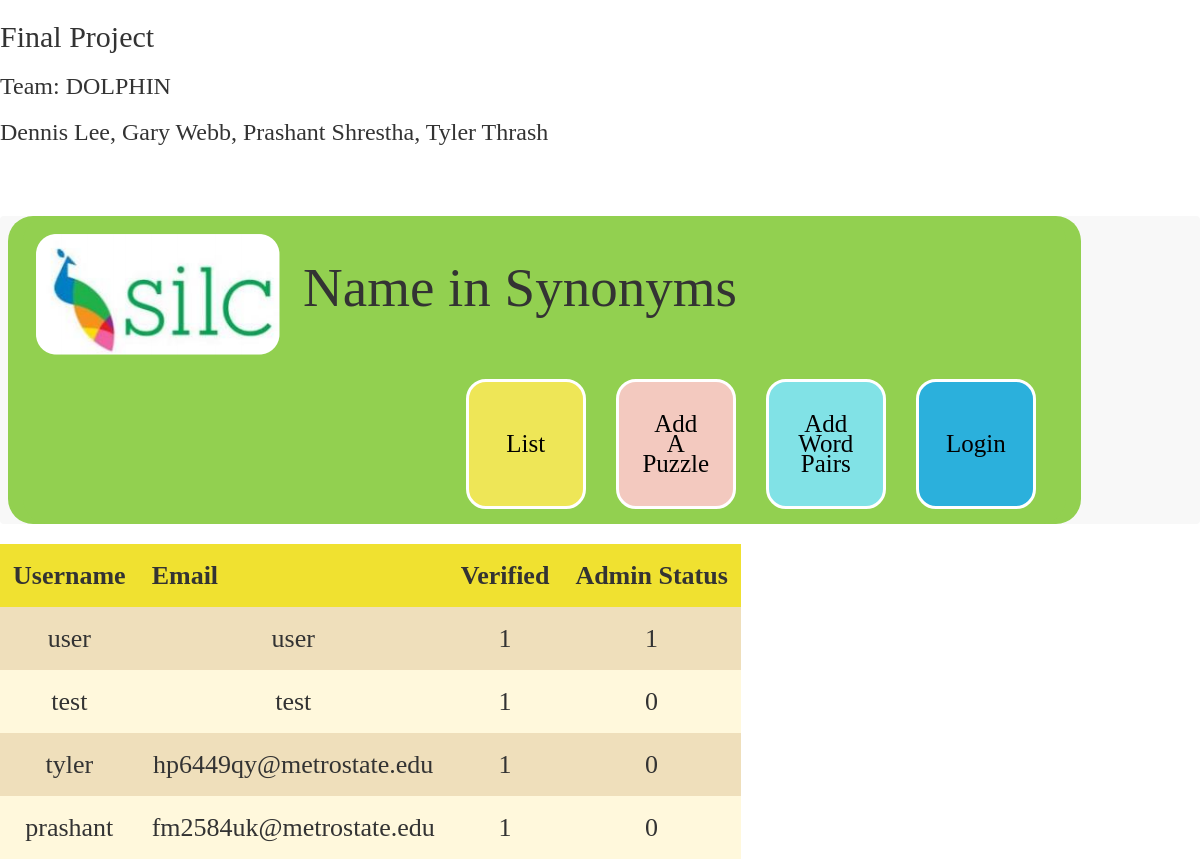
/admin_manage_users.php, run on the app's committed database.
### tables this page shows
CREATE TABLE users (
  user_email varchar(100) COMMENT 'email address is the key',
  username varchar(50) NOT NULL COMMENT 'if the user doesn''t want to display the user name',
  user_password varchar(65) NOT NULL COMMENT 'for storing the password',
  id_verified tinyint(1) NOT NULL COMMENT '0 for false, 1 for true',
  activation_token varchar(25) NOT NULL  COMMENT 'for storing the activation code when the users register or forget password',
  role tinyint(1) NOT NULL COMMENT '0 for ADMIN, 1 for registered user',
  primary key (user_email)
);

### admin_manage_users_helper.php (the view, shortened to what this page needs)
<?PHP
  function getUserInfo() {
    $users = array();
    $db = new mysqli(DATABASE_HOST, DATABASE_USER, DATABASE_PASSWORD, DATABASE_DATABASE);
    $sql = 'SELECT * FROM users';
    $result = $db->query($sql);
    $num_rows = $result->num_rows;
    if ($num_rows > 0) {
      while($row = $result->fetch_assoc()) {
        $name = $row["username"];
        $email = $row["user_email"];
        $isVerified = $row["id_verified"];
        $isAdmin = $row["role"];
        array_push($users, new User($name, $email, null, $isVerified, null ,$isAdmin));
      }
    }
    return $users;
  }
  function create_user_table() {
    $htmlTableBody = "";
    $listOfUsers = getUserInfo();
    while (sizeof($listOfUsers) > 0) {
      $user = array_pop($listOfUsers);
      $htmlTableBody .= "<tr><td>" . $user->name . "</td><td>" . $user->email . "</td><td>" . $user->isVerified . "</td><td>" . $user->isAdmin . "</td></tr>";
    }
    return $htmlTableBody;
  }
  class User {
    function User ($name, $email, $password, $isVerified, $activationCode, $isAdmin) {
      $this->name = $name;
      $this->email = $email;
      $this->isVerified = $isVerified;
      $this->isAdmin = $isAdmin;
    }
  }
?>

### admin_manage_users.php (shortened to what this page needs)
<!DOCTYPE html>
<html>
<head>
  <link rel="stylesheet" href="styles/main_style.css" type="text/css">
  <link rel="stylesheet" href="https://maxcdn.bootstrapcdn.com/bootstrap/3.3.7/css/bootstrap.min.css">
  <link rel="stylesheet" href="styles/custom_nav.css" type="text/css">
</head>
<?PHP
  require('session_validation.php');
  include('admin_manage_users_helper.php')
?>
<body>
  <h2>Final Project</h2>
  <h3>Team: DOLPHIN</h3>
  <h3>Dennis Lee, Gary Webb, Prashant Shrestha, Tyler Thrash</h3>
  <br><br><br>
  <?PHP echo getTopNav(); ?>
  <table class="userTable">
    <thead>
      <tr>
        <th>Username</th>
        <th>Email</th>
        <th>Verified</th>
        <th>Admin Status</th>
      </tr>
    </thead>
    <tbody>
      <?PHP echo create_user_table(); ?>
    </tbody>
  </table>
</body>
</html>

### session_validation.php (shortened to what this page needs)
<?php
	function sessionExists() {
		if ((isset($_SESSION['valid_user'])) && (($_SESSION['valid_user']) != null))  {
			return true;
		}
		else {
			return false;
		}
	}
	function adminSessionExists() {
		if ((isset($_SESSION['valid_admin'])) && (($_SESSION['valid_admin']) != null)) {
			return true;
		}
		else{
			return false;
		}
	}
	function getTopNav() {
		$topNav = "";
		if (adminSessionExists()) {
			$topNav = '<nav class="navbar navbar-default" role="navigation"><div class="container">
        <div class="navbar-header"><button type="button" class="navbar-toggle" data-    toggle="collapse" data-target=".navbar-collapse"><span class="sr-only">Toggle navigation</span><span class="icon-bar"></span><span class="icon-bar"></span><span class="icon-bar"></span></button><a href="./index.php"><img class="logo" src="./pic/logo.png" /></a>
        <div class="name-wrapper"><font class="nav-font">Name in Synonyms</font>
        </div></div><div class="collapse navbar-collapse"><ul class="nav navbar-nav"><li><a href="./admin.php"><button id="admin" class="navOption">Admin</button></a></li><li><a href="./list_puzzles.php"><button id="list" class="navOption">List</button></a></li><li><a href="./add_puzzle.php"><button id="addword" class="navOption">Add<br> A<br> Puzzle</button></a></li><li><a href="./addWordPair.php"><button id="addpuzzle" class="navOption">Add<br> Word<br> Pairs</button></a></li><li><a href="./logout.php"><button id="logout" name ="logout" class="navOption">Logout</button></a></li></ul></div></div></nav>';
		}
		else{
			$topNav = '<nav class="navbar navbar-default" role="navigation">
        <div class="container">
        <div class="navbar-header"><button type="button" class="navbar-toggle" data-toggle="collapse" data-target=".navbar-collapse">
        <span class="sr-only">Toggle navigation</span>
        <span class="icon-bar"></span>
        <span class="icon-bar"></span>
        <span class="icon-bar"></span>
        </button>
        <a href="./index.php"><img class="logo" src="./pic/logo.png" /></a>
        <div class="name-wrapper">
        <font class="nav-font">Name in Synonyms</font>
        </div>
        </div>
        <div class="collapse navbar-collapse">
        <ul class="nav navbar-nav">
        <li>
        <a href="./list_puzzles.php"><button id="list" class="navOption">List</button></a>
        </li>
        <li>
        <a href="./add_puzzle.php"><button id="addword" class="navOption">Add<br> A<br> Puzzle</button></a>
        </li>
        <li>
        <a href="./addWordPair.php"><button id="addpuzzle" class="navOption">Add<br> Word<br> Pairs</button></a>
        </li>
        <li><a href="./login.php"><button id="login" class="navOption">Login</button></a></li>
        </ul>
        </div>
        </div>
        </nav>';
		}
		return $topNav;
	}
?>

### styles/main_style.css (style rules this page uses)
.logo { height: 130px; margin-left: 10px; float: left; }
html, body { width: 100%; }
.navOption { padding: 0; margin: 0; vertical-align: text-bottom; width: 120px; height: 130px; text-align: center; display: inline; border-color: white; border-radius: 20px; border-width: medium; border-style: solid; font-size: 25px; }
#list { background-color: #EEE657; }
#addpuzzle { background-color: #81E2E6; }
#addword { background-color: #F3C9BF; }
#login { background-color: #2bb0dc; }
.userTable { padding: 2em; min-width: 40%; height: 2em; text-align: center; font-size: 26px; }
.userTable thead tr { background-color: #F0E130 !important; }
.userTable td { padding: .5em; }
.userTable th { padding: .5em; }
.userTable tr:nth-child(even) { width: 10em; background-color: #FFF8DC; }
.userTable tr:nth-child(odd) { background-color: #EFDFBB; }

### styles/custom_nav.css (style rules this page uses)
body { font-family: Times New Roman, Times, serif; }
.navbar { display: block; padding-left: 8px; height: auto; border-style: none; font-size: 55px; }
.navbar .container { float: left; width: 90%; height: auto; border-radius: 25px; background-color: #92d050; max-width: 1700px; }
.navbar-collapse { border-radius: 25px; background-color: #92d050; }
.navOption { display: inline; margin: 0; padding: 0; width: 120px; height: 130px; border-width: medium; border-style: solid; border-color: white; border-radius: 20px; vertical-align: text-bottom; text-align: center; font-size: 25px; }
.logo { float: left; margin-top: .3em; margin-bottom: .1em; margin-left: .20em; width: auto; height: auto; }
li a button { color: black; }
li a:link { color: black; text-decoration: none; }
.nav-font { vertical-align: bottom; font-size: 1em; }
.name-wrapper { display: inline-block; padding-top: .6em; padding-left: .4em; }
#list { background-color: #EEE657; }
#addpuzzle { background-color: #81E2E6; }
#addword { background-color: #F3C9BF; }
#login { background-color: #2bb0dc; }
.navbar-nav { display: block; float: right; }

### data on the page
users: username "user", user_email "user", id_verified "1", role "1"
users: username "test", user_email "test", id_verified "1", role "0"
users: username "tyler", user_email "hp6449qy@metrostate.edu", id_verified "1", role "0"
users: username "prashant", user_email "fm2584uk@metrostate.edu", id_verified "1", role "0"
